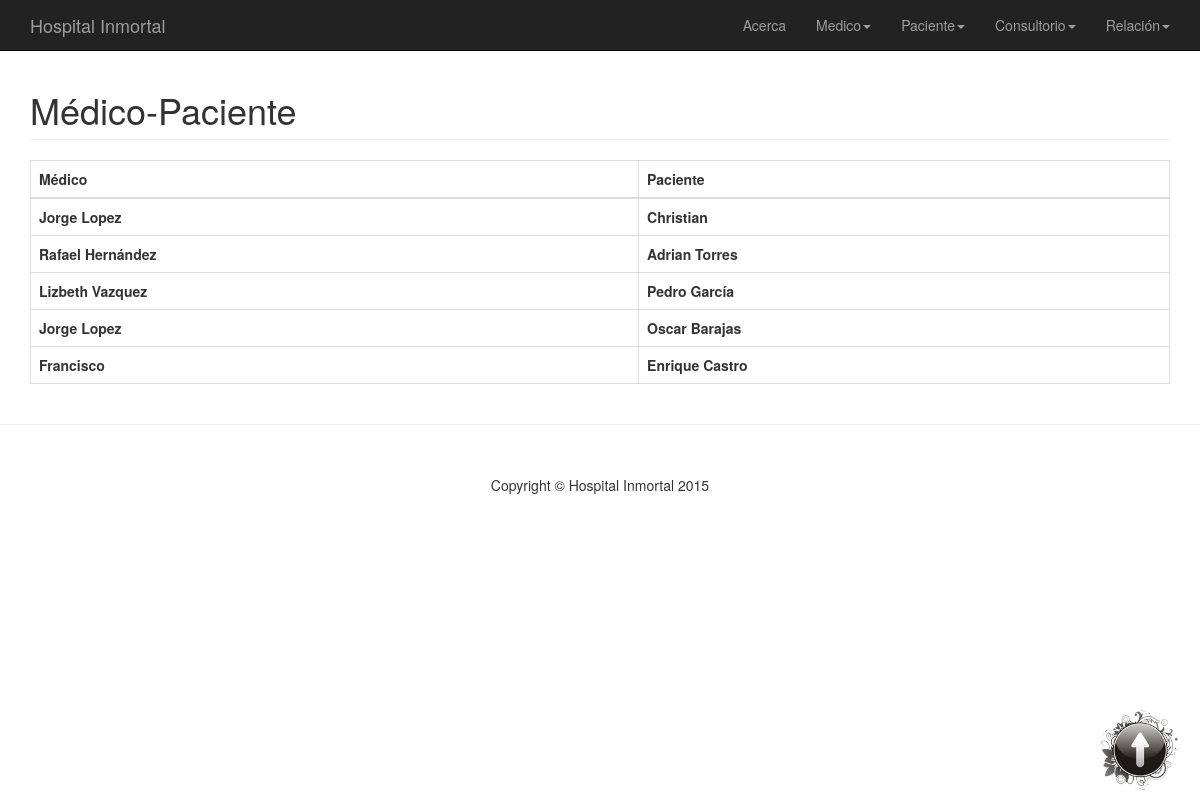
Page /medico_paciente/ on the committed database.
### app/models.py (models this page shows)
class Pacientes(models.Model):
	nombre = models.CharField(max_length=200)
	medico = models.CharField(max_length=200)
	direccion = models.CharField(max_length=200)
	telefono = models.IntegerField()
	descripcion = models.TextField(max_length=500)
	fecha = models.DateField(auto_now_add=True)

### app/views.py (the view)
# urls.py: url(r'^medico_paciente/$','app.views.medico_paciente'),
def medico_paciente(request):
	lis = Pacientes.objects.all()
	return render(request,'app/medico_paciente.html',{'lis':lis})

### templates/app/medico_paciente.html (shortened to what this page needs)
{% extends 'base.html' %}
{% block bienvenido %}
    <div class="container">
        <div class="row">
            <div class="col-lg-12">
                <h1 class="page-header">
                    Médico-Paciente
                </h1>
            </div>
        </div>
        <table class="table table-bordered">
							<thead>
								<tr>
									<th>Médico</th>
									<th>Paciente</th>
								</tr>
							</thead>
							<tbody>
								{% for a in lis %}
								<tr>
									<th>{{a.medico}}</th>
									<th>{{a.nombre}}</th>
								</tr>
								{%endfor%}
							</tbody>
				</table>
    </div>
{% endblock %}
    {% block subir %}
    <a style="display:scroll; position:fixed; bottom:10px; right:20px" href="/medico_paciente"><img src="/static/img/up.png" width="80" />
    {% endblock %}

### static/css/modern-business.css (style rules this page uses)
html, body { height: 100%; }
body { padding-top: 50px; }

### rows in the picture
Pacientes: medico "Jorge Lopez", nombre "Christian"
Pacientes: medico "Rafael Hernández", nombre "Adrian Torres"
Pacientes: medico "Lizbeth Vazquez", nombre "Pedro García"
Pacientes: medico "Jorge Lopez", nombre "Oscar Barajas"
Pacientes: medico "Francisco", nombre "Enrique Castro"
